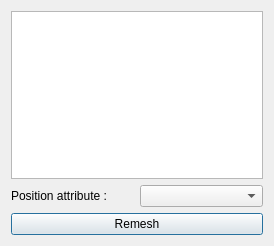
<?xml version="1.0" encoding="UTF-8"?>
<ui version="4.0">
 <exportmacro>PLUGIN_SURFACE_MODELISATION_EXPORT</exportmacro>
 <class>Remeshing_Dialog</class>
 <widget class="QDialog" name="Remeshing_Dialog">
  <property name="geometry">
   <rect>
    <x>0</x>
    <y>0</y>
    <width>274</width>
    <height>246</height>
   </rect>
  </property>
  <property name="windowTitle">
   <string>Remeshing</string>
  </property>
  <layout class="QVBoxLayout" name="verticalLayout">
   <item>
    <widget class="QListWidget" name="list_maps"/>
   </item>
   <item>
    <layout class="QHBoxLayout" name="horizontalLayout_2">
     <item>
      <widget class="QLabel" name="label_2">
       <property name="text">
        <string>Position attribute :</string>
       </property>
      </widget>
     </item>
     <item>
      <widget class="QComboBox" name="combo_positionAttribute">
       <property name="sizePolicy">
        <sizepolicy hsizetype="Preferred" vsizetype="Fixed">
         <horstretch>0</horstretch>
         <verstretch>0</verstretch>
        </sizepolicy>
       </property>
      </widget>
     </item>
    </layout>
   </item>
   <item>
    <layout class="QHBoxLayout" name="horizontalLayout">
     <item>
      <widget class="QPushButton" name="button_remesh">
       <property name="text">
        <string>Remesh</string>
       </property>
      </widget>
     </item>
    </layout>
   </item>
  </layout>
 </widget>
 <resources/>
 <connections/>
</ui>
